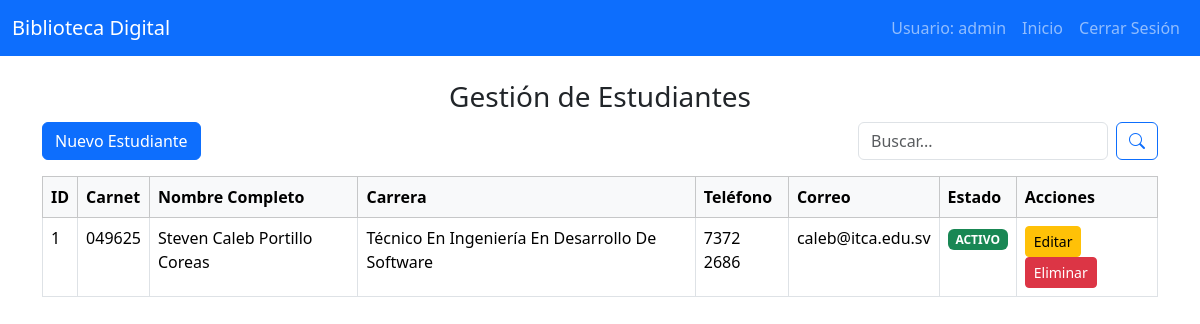
The app's page /views/Estudiante/estudiantes.php (signed in) with its own data.
### tables this page shows
CREATE TABLE `estudiantes` (
  `id_estudiante` int(11) NOT NULL,
  `carnet` varchar(20) NOT NULL,
  `nombre_completo` varchar(150) NOT NULL,
  `carrera` varchar(100) NOT NULL,
  `telefono` varchar(20) DEFAULT NULL,
  `correo` varchar(100) DEFAULT NULL,
  `estado` enum('ACTIVO','INACTIVO') DEFAULT 'ACTIVO'
);

### models/Estudiante.php (called while the page is built, shortened)
<?php
class Estudiante {
    private $conn;
    private $table_name = "estudiantes";
    public function __construct($db){
        $this->conn = $db;
    }
    public function listarEstudiantes(){
        $query = "SELECT id_estudiante, carnet, nombre_completo, carrera, telefono, correo, estado
                  FROM " . $this->table_name . "
                  ORDER BY nombre_completo ASC";
        $stmt = $this->conn->prepare($query);
        $stmt->execute();
        return $stmt->fetchAll(PDO::FETCH_ASSOC);
    }
}
?>

### views/Estudiante/estudiantes.php (the view, shortened to what this page needs)
<?php
require_once __DIR__ . "/../../includes/auth.php";
require_once __DIR__ . "/../../models/Estudiante.php";
$estudianteObj = new Estudiante($GLOBALS['db']);
$busqueda = $_GET['busqueda'] ?? '';
if($busqueda != ''){
    $estudiantes = $estudianteObj->buscarEstudiantes($busqueda);
} else {
    $estudiantes = $estudianteObj->listarEstudiantes();
}
?>
<!DOCTYPE html>
<html lang="es">
<head>
    <link href="../../assets/bootstrap/css/bootstrap.min.css" rel="stylesheet">
    <link href="https://cdn.jsdelivr.net/npm/bootstrap-icons@1.10.5/font/bootstrap-icons.css" rel="stylesheet">
</head>
<body>
<nav class="navbar navbar-expand-lg navbar-dark bg-primary">
  <div class="container-fluid">
    <a class="navbar-brand" href="#">Biblioteca Digital</a>
    <div class="collapse navbar-collapse">
      <ul class="navbar-nav ms-auto">
        <li class="nav-item">
          <span class="nav-link">Usuario: <?php echo $_SESSION['usuario']; ?></span>
        </li>
        <li class="nav-item"><a class="nav-link" href="../dashboard.php">Inicio</a></li>
        <li class="nav-item"><a class="nav-link" href="../../logout.php">Cerrar Sesión</a></li>
      </ul>
    </div>
  </div>
</nav>
<div class="container mt-4">
    <h3 class="text-center">Gestión de Estudiantes</h3>
    <div class="d-flex justify-content-between mb-3">
        <a href="estudiante_form.php" class="btn btn-primary">Nuevo Estudiante</a>
        <form method="GET" class="d-flex" style="max-width:300px;">
            <input type="text" name="busqueda" class="form-control me-2" placeholder="Buscar...">
            <button type="submit" class="btn btn-outline-primary">
                <i class="bi bi-search"></i>
            </button>
        </form>
    </div>
    <table class="table table-bordered">
        <thead class="table-light">
            <tr>
                <th>ID</th>
                <th>Carnet</th>
                <th>Nombre Completo</th>
                <th>Carrera</th>
                <th>Teléfono</th>
                <th>Correo</th>
                <th>Estado</th>
                <th>Acciones</th>
            </tr>
        </thead>
        <tbody>
            <?php if(!empty($estudiantes)): ?>
                <?php foreach($estudiantes as $est): ?>
                <tr>
                    <td><?php echo $est['id_estudiante']; ?></td>
                    <td><?php echo $est['carnet']; ?></td>
                    <td><?php echo $est['nombre_completo']; ?></td>
                    <td><?php echo $est['carrera']; ?></td>
                    <td><?php echo $est['telefono']; ?></td>
                    <td><?php echo $est['correo']; ?></td>
                    <td>
                        <?php if($est['estado'] === 'ACTIVO'): ?>
                            <span class="badge bg-success">ACTIVO</span>
                        <?php else: ?>
                            <span class="badge bg-danger">INACTIVO</span>
                        <?php endif; ?>
                    </td>
                    <td>
                        <a href="estudiante_form.php?id=<?php echo $est['id_estudiante']; ?>" class="btn btn-warning btn-sm">Editar</a>
                        <a href="../../controllers/EstudianteController.php?delete=<?php echo $est['id_estudiante']; ?>" class="btn btn-danger btn-sm" onclick="return confirm('¿Seguro que deseas eliminar este estudiante?');">Eliminar</a>
                    </td>
                </tr>
                <?php endforeach; ?>
            <?php else: ?>
                <tr><td colspan="8" class="text-center">No hay estudiantes registrados</td></tr>
            <?php endif; ?>
        </tbody>
    </table>
</div>
</body>
</html>

### records on screen
estudiantes: id_estudiante "1", carnet "049625", nombre_completo "Steven Caleb Portillo Coreas", carrera "Técnico En Ingeniería En Desarrollo De Software", telefono "7372 2686", correo "caleb@itca.edu.sv", estado "ACTIVO"

### other values on screen
$_SESSION['usuario'] "admin"
